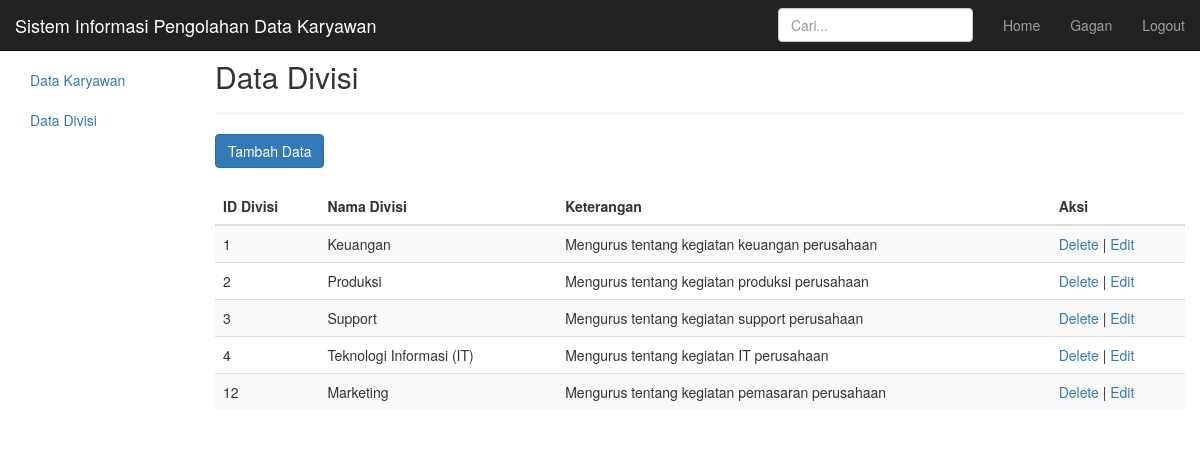
Page /index.php?page=data_divisi (signed in) on the committed database.
### tables this page shows
CREATE TABLE `divisi` (
  `id_divisi` int(11) NOT NULL,
  `nama_divisi` varchar(50) NOT NULL,
  `keterangan` varchar(50) NOT NULL
);

### lihat2.php (the view, shortened to what this page needs)
<br />
<br />
<h2 class="sub-header">Data Divisi</h2>
<hr />
          <div class="table-responsive">
            <a href="index.php?page=forminputdivisi" class="btn btn-primary">Tambah Data</a><br />
            <br />
            <table class="table table-striped">
              <thead>
                <tr>
                  <th>ID Divisi</th>
                  <th>Nama Divisi</th>
                  <th>Keterangan</th>
                  <th>Aksi</th>
                </tr>
              </thead>
              <tbody>
                <?php
  include "koneksi.php";
  $cari="SELECT * FROM divisi ORDER BY id_divisi";
  $tampil = mysqli_query($koneksi, $cari);
    while ( $hasil = mysqli_fetch_array ($tampil)) {
      $id_divisi = stripslashes ($hasil['id_divisi']);
      $nama_divisi = stripslashes ($hasil['nama_divisi']);
      $keterangan = stripslashes ($hasil['keterangan']);
?>
  <tr href="index.php?page=detail&nik=<?=$nik; ?>">
    <td><?=$id_divisi?> <div align="center"></div></td>
     <td align="left"><?=$nama_divisi?> <div align="center"></div></td>
    <td align="left"><?=$keterangan?><div align="center"></div></td>
    <td><div align="left"><a href="index.php?page=deletediv&id_divisi=<?=$id_divisi; ?>" OnClick="return confirm('Yakin akan menghapus data Divisi <?=$nama_divisi?> ?');">Delete</a> | <a href="index.php?page=edit_divisi&id_divisi=<?=$id_divisi; ?>">Edit</a></div></td>
  </tr>
<?php
  }
?>
              </tbody>
            </table>
          </div>

### index.php (shortened to what this page needs)
<?php
	include "koneksi.php";
  $tampil = mysqli_query($koneksi, "SELECT * FROM admin where username = '$_SESSION[username]'");
  while ($hasil = mysqli_fetch_array ($tampil)){
    $namadepan = $hasil['nama_depan'];
  }
?>
<!DOCTYPE html>
<html>
<head>
	<link href="css/bootstrap.min.css" rel="stylesheet">
	<link rel="stylesheet" type="text/javascript" href="js/bootstrap.min.js">
</head>
<body>
	<nav class="navbar navbar-inverse navbar-fixed-top">
		<div class="container-fluid">
			<div class="navbar-header">
				 <a class="navbar-brand" href="index.php?page=home">Sistem Informasi Pengolahan Data Karyawan</a>
			</div>
			<div id="navbar" class="navbar-collapse collapse">
				<ul class="nav navbar-nav navbar-right">
            		<li><a href="index.php?page=home">Home</a></li></li>
            		<li><a href="index.php?page=profiladmin"><?php echo $namadepan;?></a></li>
            		<li><a href="logout.php?berhasil-logout">Logout</a></li>
          		</ul>
          		<form class="navbar-form navbar-right">
           			<input type="text" class="form-control" placeholder="Cari...">
          		</form>
			</div>
		</div>
	</nav>
	<div class="container-fluid">
      <div class="row">
        <div class="col-sm-3 col-md-2 sidebar">
          <ul class="nav nav-sidebar">
            <li class="active"><a href="#"></a></li>
            <li><a href="#">Reports</a></li>
            <li class="active"><a href="index.php?page=data_karyawan">Data Karyawan <span class="sr-only">(current)</span></a></li>
            <li><a href="index.php?page=data_divisi">Data Divisi</a></li>
          </ul>
        </div>
        <div class="col-sm-9 col-sm-offset-3 col-md-10 col-md-offset-0 main">
        	<?php
			$page = (isset($_GET['page']))? $_GET['page'] : "main";
			switch ($page) {
				case 'data_divisi': include "lihat2.php"; break;
			}
			?>
      </div>
    </div>
</body>
</html>

### rows in the picture
divisi: id_divisi "1", nama_divisi "Keuangan", keterangan "Mengurus tentang kegiatan keuangan perusahaan"
divisi: id_divisi "2", nama_divisi "Produksi", keterangan "Mengurus tentang kegiatan produksi perusahaan"
divisi: id_divisi "3", nama_divisi "Support", keterangan "Mengurus tentang kegiatan support perusahaan"
divisi: id_divisi "4", nama_divisi "Teknologi Informasi (IT)", keterangan "Mengurus tentang kegiatan IT perusahaan"
divisi: id_divisi "12", nama_divisi "Marketing", keterangan "Mengurus tentang kegiatan pemasaran perusahaan"

### other values in the picture
$namadepan "Gagan"
